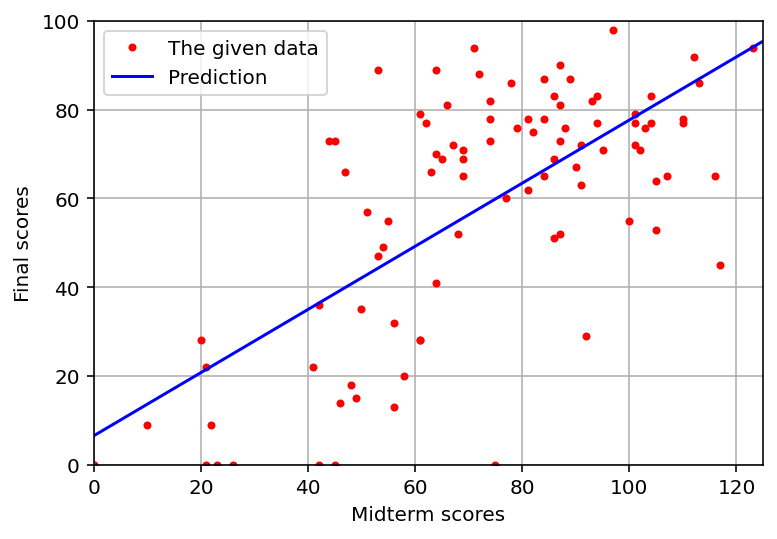

Here is the Python script that generated this plot:
import numpy as np
import matplotlib.pyplot as plt

if __name__ == '__main__':
    midterm_range = np.array([0, 125])
    final_range = np.array([0, 100])

    # Load score data
    class_kr = np.loadtxt('data/class_score_kr.csv', delimiter=',')
    class_en = np.loadtxt('data/class_score_en.csv', delimiter=',')
    data = np.vstack((class_kr, class_en))

    # Estimate a line, final = slope * midterm + y_intercept
    midterm_values = data[:, 0]
    final_values = data[:, 1]
    A = np.vstack([midterm_values, np.ones(len(midterm_values))]).T
    A_inv = np.linalg.pinv(A)
    coefficients = A_inv @ final_values
    slope, intercept = coefficients
    line = [slope, intercept]

    # Predict scores
    final = lambda midterm: line[0] * midterm + line[1]
    while True:
        try:
            given = input('Q) Please input your midterm score (Enter or -1: exit)? ')
            if given == '' or float(given) < 0:
                break
            print(f'A) Your final score is expected to {final(float(given)):.3f}.')
        except Exception as ex:
            print(f'Cannot answer the question. (message: {ex})')
            break

    # Plot scores and the estimated line
    plt.figure()
    plt.plot(data[:,0], data[:,1], 'r.', label='The given data')
    plt.plot(midterm_range, final(midterm_range), 'b-', label='Prediction')
    plt.xlabel('Midterm scores')
    plt.ylabel('Final scores')
    plt.xlim(midterm_range)
    plt.ylim(final_range)
    plt.grid()
    plt.legend()
    plt.show()
